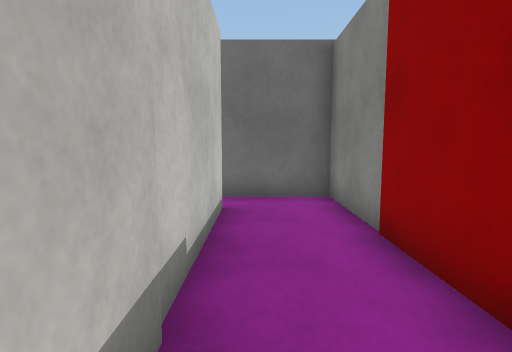
view 1 (above)

23 first-person views from a walk through a scene from a Unity 3-D project. The camera is 1.3 m above the floor, tilts 6° down and sees 80° across. The floor is counted in squares, 1 m on a side. Each view is taken from the middle of a square. On the plan, view 1 faces up. The plan holds only what a view shows up to about 14 squares ahead; the rest is blank. The place goes on beyond the plan. Surface patterns are stand-ins for the level's own textures.

view 2
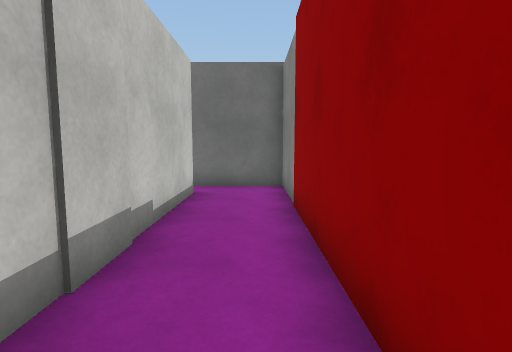

view 3
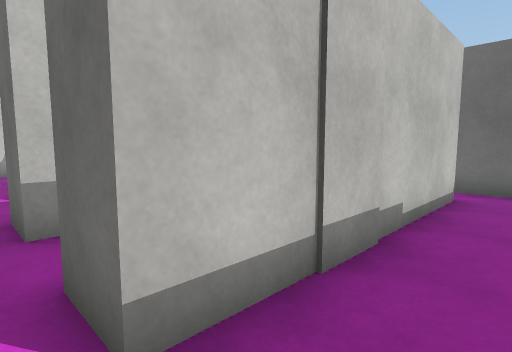

view 4
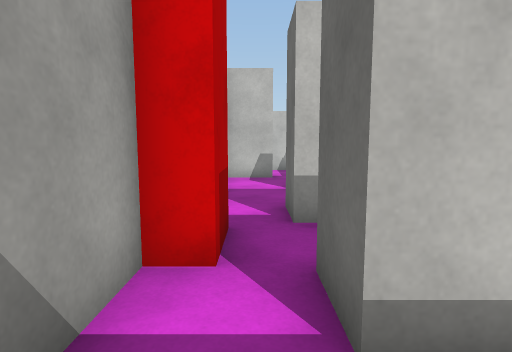

view 5
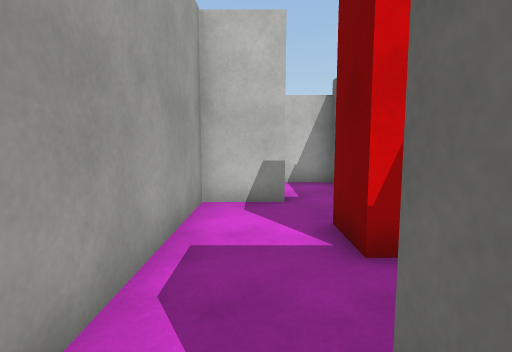

view 6
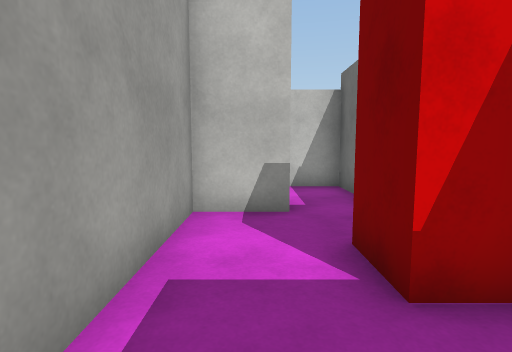

view 7
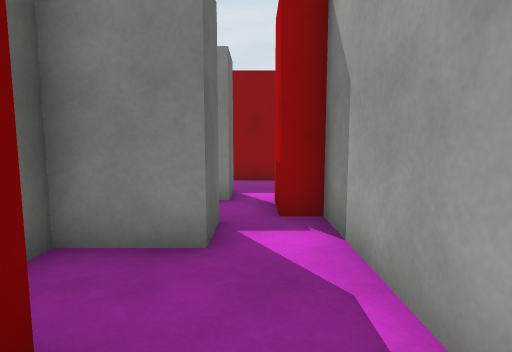

view 8
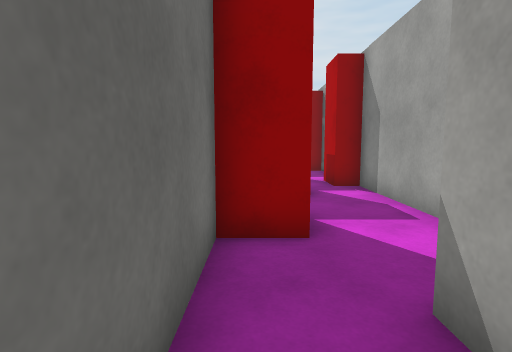

view 9
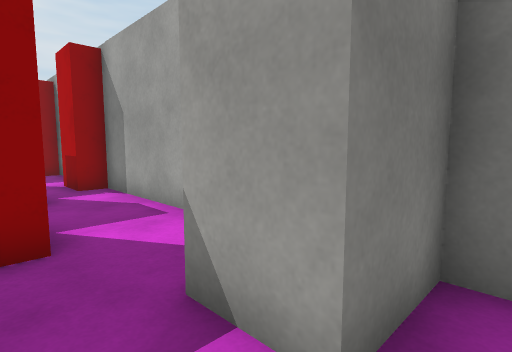

view 10
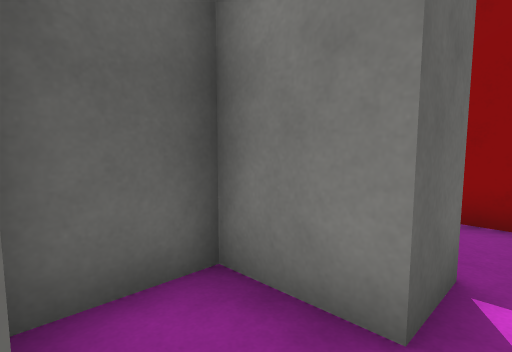

view 11
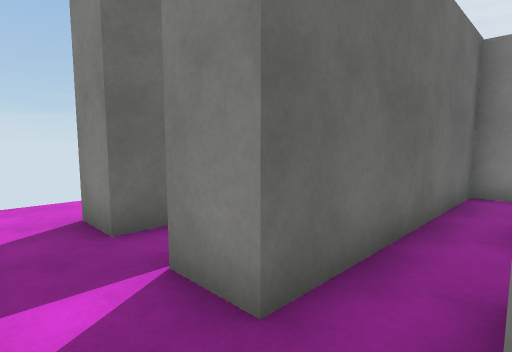

view 12
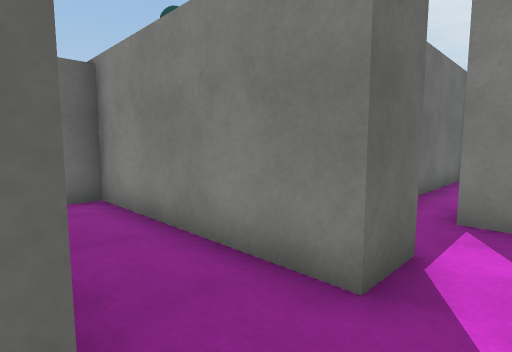

view 13
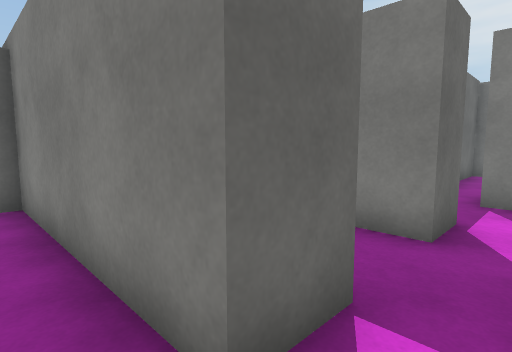

view 14
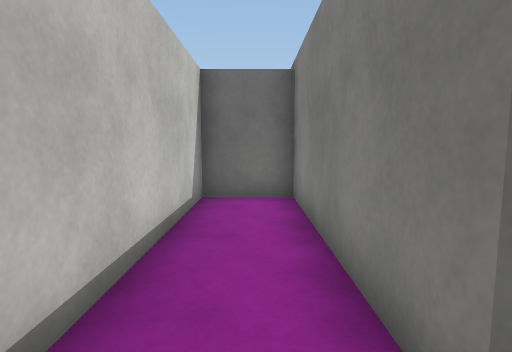

view 15
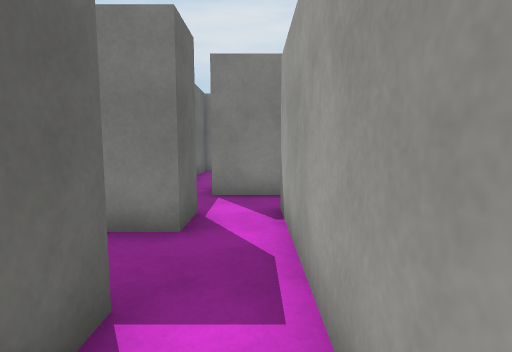

view 16
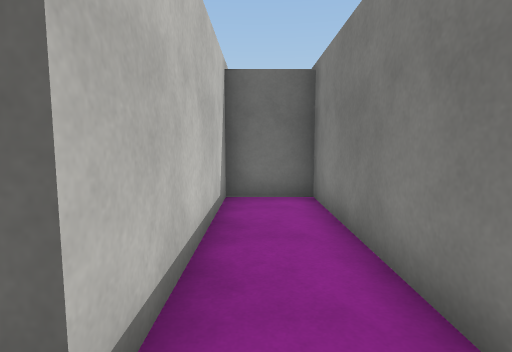

view 17
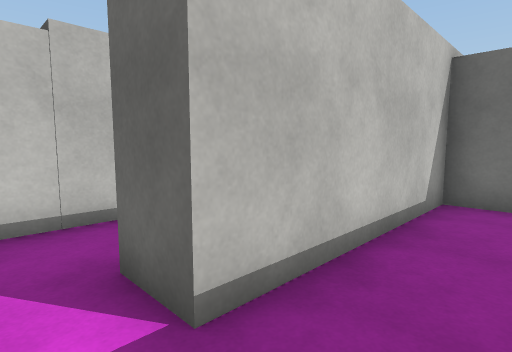

view 18
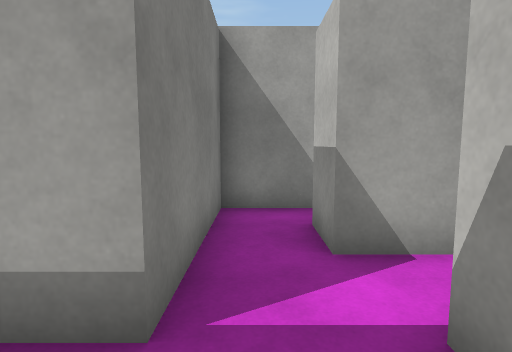

view 19
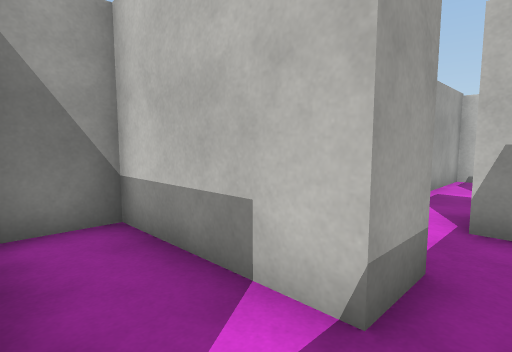

view 20
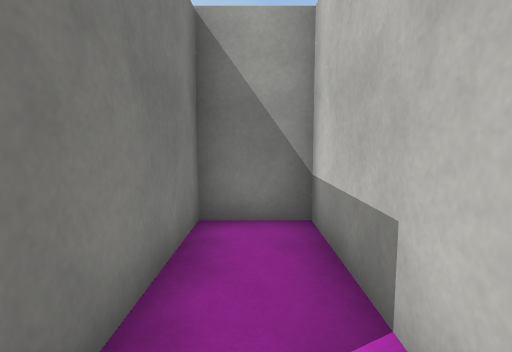

view 21
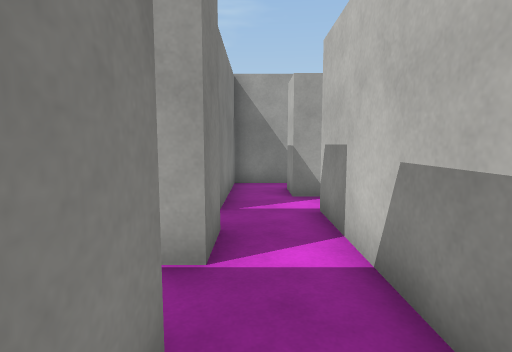

view 22
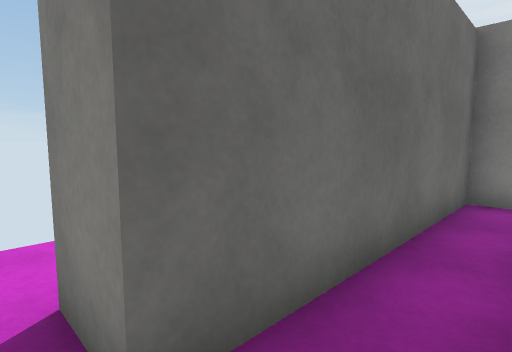

view 23
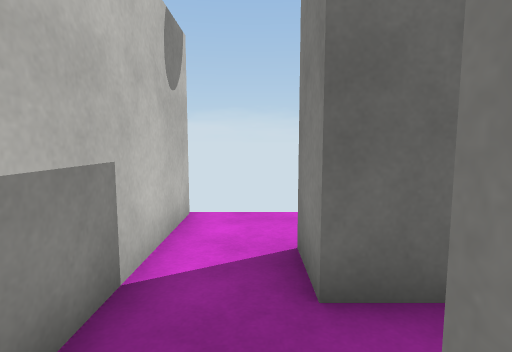

### Floor plan
Points are (right, up) in squares from view 1. A wall is a line through its corners. A room is listed if a view was taken in it or the views show most of it. See-through windows are left out.
Room 1 (views 1, 2, 3, 4)
walls: (-0.7, 6.1) (-0.7, -1.4); (1.8, -3.2) (1.8, 7.5) (-0.4, 7.5)
ways out: opening at (-1.5, 7) to room 7; opening at (-1.5, -2) to room 9
Room 2 (views 5, 6, 7, 10)
walls: (-7.3, 0.1) (-7.3, -0.7) (-8.9, -0.7) (-8.9, 0.6) (-10.6, 0.6); (-4, -1.4) (-5.3, -1.4) (-5.3, 0.6) (-5.8, 0.6); (-10.7, -1.4) (-10.7, -3.2) (-3.6, -3.2) (-3.6, -2.4)
ways out: opening at (-11.5, 0) to room 3; opening at (-4.5, -2) to room 9
Room 3 (views 8, 9)
walls: (-12.3, -1.4) (-10.7, -1.4); (-10.6, 0.6) (-14.3, 0.6) (-14.3, -1.1)
ways out: opening at (-11.5, 0) to room 2; opening at (-13, -1)
Room 4 (views 11, 16, 17)
walls: (-7.3, 6.1) (-8.6, 6.1) (-8.6, 12.4) (-10.7, 12.4) (-10.7, 6.1); (-10.6, 4.5) (-6.9, 4.5)
ways out: opening at (-11.5, 5) to room 5; opening at (-7.5, 5.5) to room 6
Room 5 (views 12, 13, 14, 15)
walls: (-10.7, 6.1) (-12.1, 6.1) (-12.1, 12.4) (-14.3, 12.4) (-14.3, 4.5) (-10.6, 4.5)
ways out: opening at (-11.5, 5) to room 4
Room 6 (views 18, 22, 23)
walls: (-6.9, 4.5) (-6.9, 3.1); (-3.6, 7.5) (-5.5, 7.5) (-5.5, 8.8); (-7.3, 9.6) (-7.3, 6.1); (-7.2, 1.9) (-5.3, 1.9) (-5.3, 6.1) (-4, 6.1)
ways out: opening at (-7.5, 5.5) to room 4; opening at (-4.5, 7) to room 7; opening at (-6, 8.5) to room 8
Room 7 (views 19, 20)
walls: (-4, 6.1) (-4, 1.9) (-2, 1.9) (-2, 6); (-0.4, 7.5) (-3.6, 7.5)
ways out: opening at (-1.5, 7) to room 1; opening at (-4.5, 7) to room 6
Room 8 (view 21)
walls: (-5.5, 8.8) (-4.9, 8.8); (1.8, 9.6) (1.8, 10.4) (-5.5, 10.4) (-5.5, 11.8); (-7.3, 12.6) (-7.3, 9.6)
ways out: opening at (-6, 8.5) to room 6; opening at (-6, 11.5)
Room 9 (no view inside)
walls: (-4, -0.9) (-4, -1.4); (-3.6, -2.4) (-2.1, -2.4) (-2.1, -3.2) (-0.2, -3.2); (-0.7, -1.4) (-2, -1.4) (-2, 0.6) (-3.9, 0.6)
ways out: opening at (-1.5, -2) to room 1; opening at (-4.5, -2) to room 2

Positions as (right, up) in squares from view 1, and headings:
1: (0, 0), facing up
2: (1, -2), facing up
3: (1, -2), facing up-left
4: (1, -2), facing left
5: (-4, -2), facing left
6: (-5, -2), facing left
7: (-9, -2), facing right
8: (-13, 0), facing right
9: (-13, 0), facing down-right
10: (-4, -2), facing up-right
11: (-7, 6), facing up-right
12: (-11, 5), facing up-right
13: (-13, 5), facing up-right
14: (-13, 5), facing up
15: (-13, 5), facing right
16: (-10, 5), facing up
17: (-9, 5), facing up-left
18: (-6, 8), facing down
19: (-2, 7), facing down-left
20: (-3, 7), facing down
21: (-6, 12), facing down
22: (-6, 9), facing up-right
23: (-6, 8), facing up
